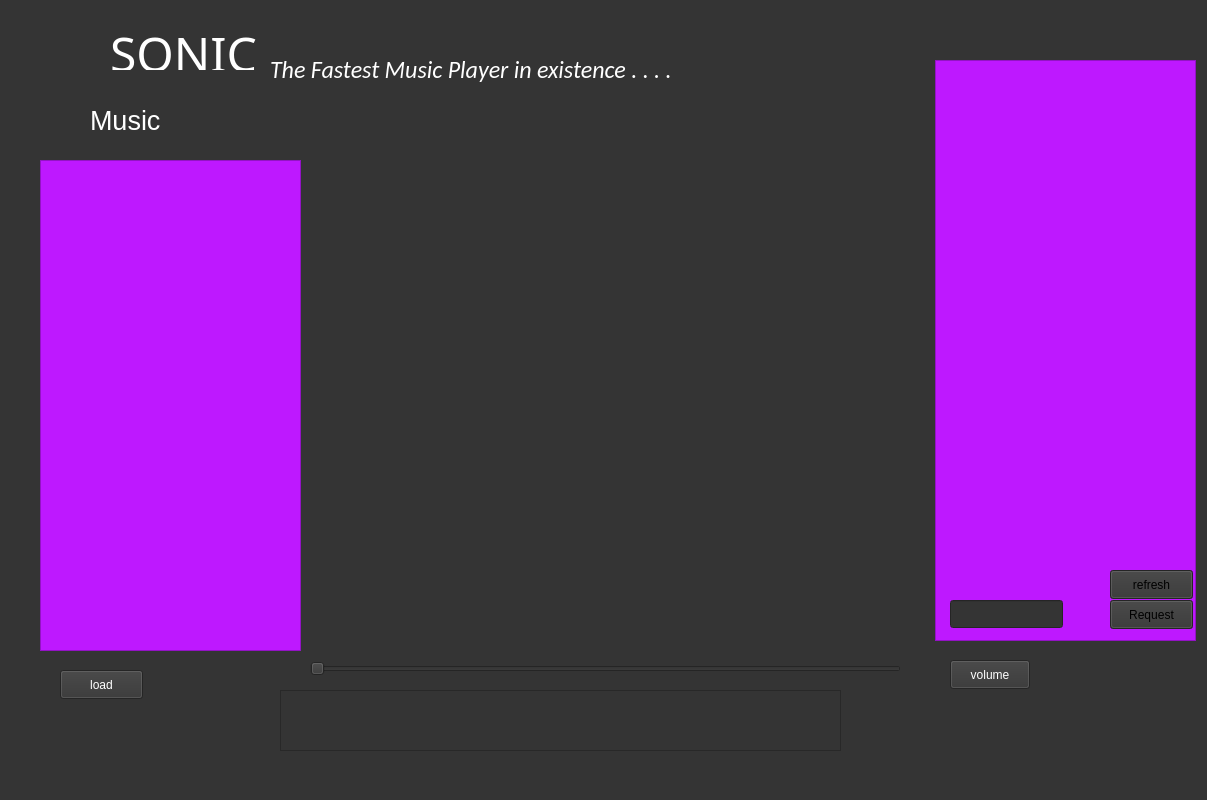
<?xml version="1.0" encoding="UTF-8"?>
<ui version="4.0">
 <class>MainWindow</class>
 <widget class="QMainWindow" name="MainWindow">
  <property name="geometry">
   <rect>
    <x>0</x>
    <y>0</y>
    <width>1207</width>
    <height>800</height>
   </rect>
  </property>
  <property name="windowTitle">
   <string>MainWindow</string>
  </property>
  <property name="styleSheet">
   <string notr="true">background-color:rgb(52, 52, 52);

</string>
  </property>
  <widget class="QWidget" name="centralwidget">
   <widget class="QLabel" name="label_logo">
    <property name="geometry">
     <rect>
      <x>60</x>
      <y>10</y>
      <width>81</width>
      <height>61</height>
     </rect>
    </property>
    <property name="styleSheet">
     <string notr="true"/>
    </property>
    <property name="text">
     <string/>
    </property>
   </widget>
   <widget class="QLabel" name="heading">
    <property name="geometry">
     <rect>
      <x>110</x>
      <y>20</y>
      <width>261</width>
      <height>50</height>
     </rect>
    </property>
    <property name="font">
     <font>
      <family>Sitka</family>
      <pointsize>36</pointsize>
     </font>
    </property>
    <property name="styleSheet">
     <string notr="true"/>
    </property>
    <property name="text">
     <string>&lt;html&gt;&lt;head/&gt;&lt;body&gt;&lt;p&gt;&lt;span style=&quot; color:#ffffff;&quot;&gt;SONIC&lt;/span&gt;&lt;/p&gt;&lt;/body&gt;&lt;/html&gt;</string>
    </property>
   </widget>
   <widget class="QLabel" name="subheading">
    <property name="geometry">
     <rect>
      <x>270</x>
      <y>50</y>
      <width>511</width>
      <height>41</height>
     </rect>
    </property>
    <property name="font">
     <font>
      <family>Calibri</family>
      <pointsize>18</pointsize>
      <italic>true</italic>
     </font>
    </property>
    <property name="styleSheet">
     <string notr="true"/>
    </property>
    <property name="text">
     <string>&lt;html&gt;&lt;head/&gt;&lt;body&gt;&lt;p&gt;&lt;span style=&quot; color:#ffffff;&quot;&gt;The Fastest Music Player in existence . . . .&lt;/span&gt;&lt;/p&gt;&lt;/body&gt;&lt;/html&gt;</string>
    </property>
   </widget>
   <widget class="QSlider" name="slider">
    <property name="geometry">
     <rect>
      <x>310</x>
      <y>660</y>
      <width>591</width>
      <height>18</height>
     </rect>
    </property>
    <property name="orientation">
     <enum>Qt::Horizontal</enum>
    </property>
   </widget>
   <widget class="QPushButton" name="play">
    <property name="geometry">
     <rect>
      <x>600</x>
      <y>700</y>
      <width>80</width>
      <height>51</height>
     </rect>
    </property>
    <property name="styleSheet">
     <string notr="true">color:rgb(255, 255, 255)</string>
    </property>
    <property name="text">
     <string/>
    </property>
    <property name="checkable">
     <bool>false</bool>
    </property>
    <property name="flat">
     <bool>true</bool>
    </property>
   </widget>
   <widget class="QPushButton" name="previous">
    <property name="geometry">
     <rect>
      <x>450</x>
      <y>700</y>
      <width>80</width>
      <height>51</height>
     </rect>
    </property>
    <property name="styleSheet">
     <string notr="true">color:rgb(255, 255, 255)</string>
    </property>
    <property name="text">
     <string/>
    </property>
    <property name="flat">
     <bool>true</bool>
    </property>
   </widget>
   <widget class="QPushButton" name="next">
    <property name="geometry">
     <rect>
      <x>740</x>
      <y>698</y>
      <width>80</width>
      <height>51</height>
     </rect>
    </property>
    <property name="styleSheet">
     <string notr="true">color:rgb(255, 255, 255)</string>
    </property>
    <property name="text">
     <string/>
    </property>
    <property name="flat">
     <bool>true</bool>
    </property>
   </widget>
   <widget class="QPushButton" name="like">
    <property name="geometry">
     <rect>
      <x>300</x>
      <y>698</y>
      <width>80</width>
      <height>51</height>
     </rect>
    </property>
    <property name="styleSheet">
     <string notr="true"/>
    </property>
    <property name="text">
     <string/>
    </property>
    <property name="flat">
     <bool>true</bool>
    </property>
   </widget>
   <widget class="QPushButton" name="volume">
    <property name="geometry">
     <rect>
      <x>950</x>
      <y>660</y>
      <width>80</width>
      <height>29</height>
     </rect>
    </property>
    <property name="styleSheet">
     <string notr="true">color:rgb(255, 255, 255)</string>
    </property>
    <property name="text">
     <string>volume</string>
    </property>
   </widget>
   <widget class="QFrame" name="frame">
    <property name="geometry">
     <rect>
      <x>280</x>
      <y>690</y>
      <width>561</width>
      <height>61</height>
     </rect>
    </property>
    <property name="frameShape">
     <enum>QFrame::StyledPanel</enum>
    </property>
    <property name="frameShadow">
     <enum>QFrame::Raised</enum>
    </property>
   </widget>
   <widget class="QLabel" name="music_label">
    <property name="geometry">
     <rect>
      <x>30</x>
      <y>100</y>
      <width>61</width>
      <height>51</height>
     </rect>
    </property>
    <property name="text">
     <string>&lt;html&gt;&lt;head/&gt;&lt;body&gt;&lt;p&gt;&lt;br/&gt;&lt;/p&gt;&lt;/body&gt;&lt;/html&gt;</string>
    </property>
   </widget>
   <widget class="QLabel" name="label">
    <property name="geometry">
     <rect>
      <x>90</x>
      <y>100</y>
      <width>91</width>
      <height>41</height>
     </rect>
    </property>
    <property name="text">
     <string>&lt;html&gt;&lt;head/&gt;&lt;body&gt;&lt;p&gt;&lt;span style=&quot; font-size:20pt; color:#ffffff;&quot;&gt;Music&lt;/span&gt;&lt;/p&gt;&lt;/body&gt;&lt;/html&gt;</string>
    </property>
   </widget>
   <widget class="QTableView" name="tableView">
    <property name="geometry">
     <rect>
      <x>40</x>
      <y>160</y>
      <width>261</width>
      <height>491</height>
     </rect>
    </property>
    <property name="styleSheet">
     <string notr="true">background-color:rgb(190, 24, 255)</string>
    </property>
   </widget>
   <widget class="QPushButton" name="load">
    <property name="geometry">
     <rect>
      <x>60</x>
      <y>670</y>
      <width>83</width>
      <height>29</height>
     </rect>
    </property>
    <property name="styleSheet">
     <string notr="true">color:rgb(255, 255, 255)</string>
    </property>
    <property name="text">
     <string>load</string>
    </property>
   </widget>
   <widget class="QTableView" name="request_table">
    <property name="geometry">
     <rect>
      <x>935</x>
      <y>60</y>
      <width>261</width>
      <height>581</height>
     </rect>
    </property>
    <property name="styleSheet">
     <string notr="true">background-color:rgb(190, 24, 255)</string>
    </property>
   </widget>
   <widget class="QPushButton" name="requestbutton">
    <property name="geometry">
     <rect>
      <x>1110</x>
      <y>600</y>
      <width>83</width>
      <height>29</height>
     </rect>
    </property>
    <property name="text">
     <string>Request</string>
    </property>
   </widget>
   <widget class="QLineEdit" name="requested">
    <property name="geometry">
     <rect>
      <x>950</x>
      <y>600</y>
      <width>113</width>
      <height>28</height>
     </rect>
    </property>
   </widget>
   <widget class="QPushButton" name="refresh">
    <property name="geometry">
     <rect>
      <x>1110</x>
      <y>570</y>
      <width>83</width>
      <height>29</height>
     </rect>
    </property>
    <property name="text">
     <string>refresh</string>
    </property>
   </widget>
   <zorder>frame</zorder>
   <zorder>label_logo</zorder>
   <zorder>heading</zorder>
   <zorder>subheading</zorder>
   <zorder>slider</zorder>
   <zorder>play</zorder>
   <zorder>previous</zorder>
   <zorder>next</zorder>
   <zorder>like</zorder>
   <zorder>volume</zorder>
   <zorder>music_label</zorder>
   <zorder>label</zorder>
   <zorder>tableView</zorder>
   <zorder>load</zorder>
   <zorder>request_table</zorder>
   <zorder>requestbutton</zorder>
   <zorder>requested</zorder>
   <zorder>refresh</zorder>
  </widget>
  <widget class="QMenuBar" name="menubar">
   <property name="geometry">
    <rect>
     <x>0</x>
     <y>0</y>
     <width>1207</width>
     <height>25</height>
    </rect>
   </property>
  </widget>
  <widget class="QStatusBar" name="statusbar"/>
 </widget>
 <resources/>
 <connections/>
</ui>
